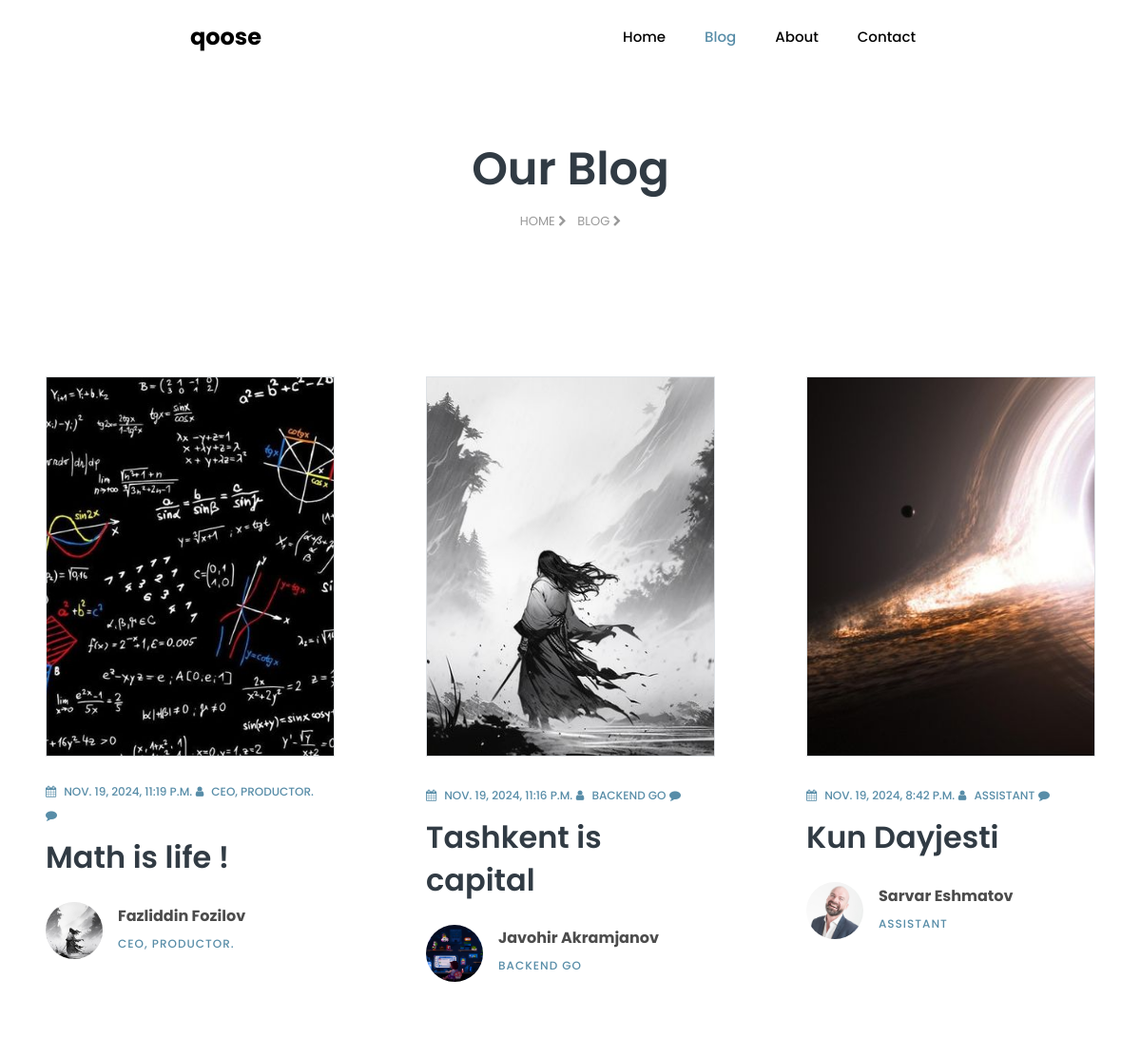
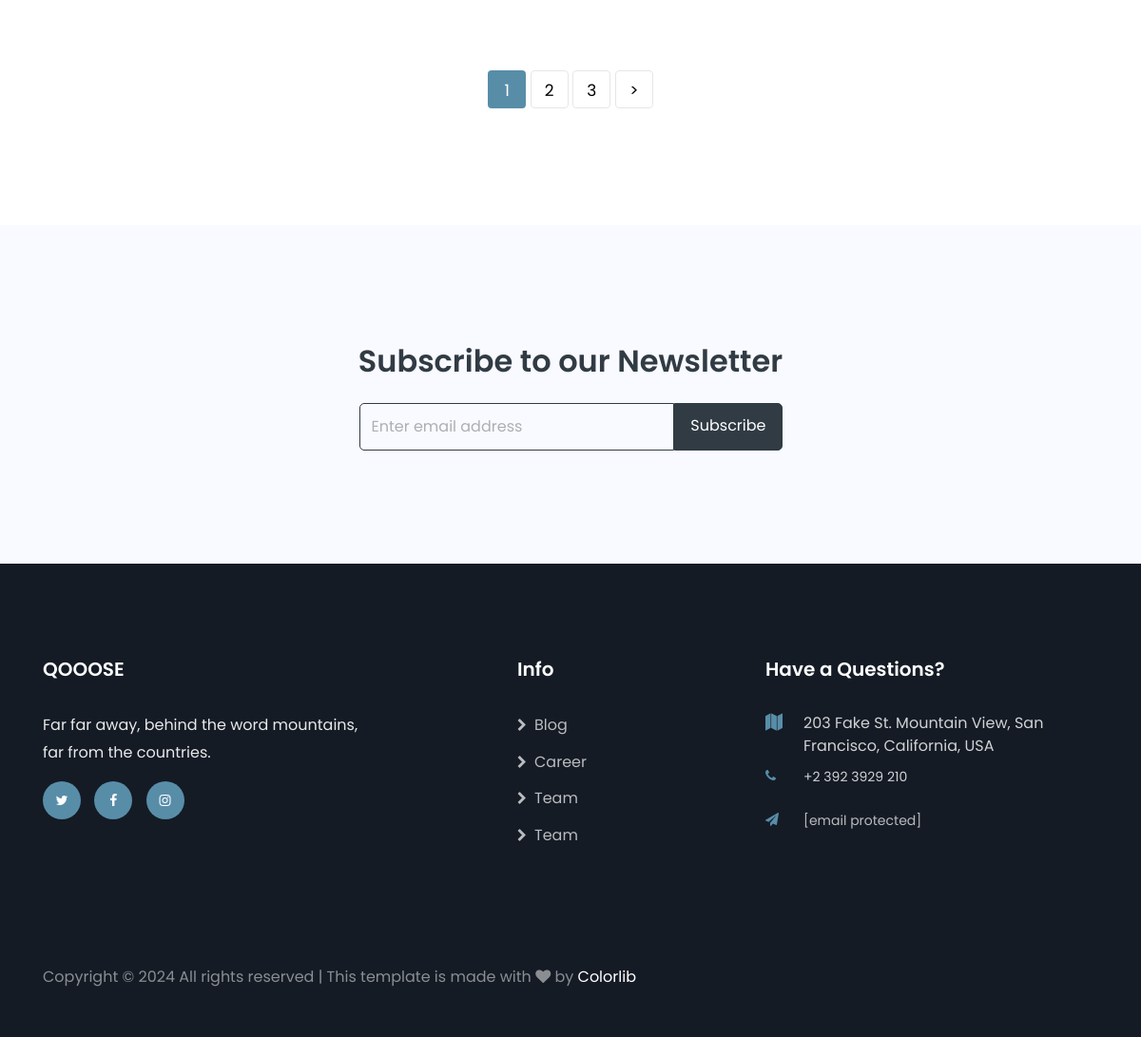
Screenshot of /blog/ with the database file from the repository (2 pictures, top to bottom).
### blog/models.py (models this page shows, shortened)
class Post(models.Model):
    title = models.CharField(max_length=25)
    tag = models.ForeignKey(Tag, on_delete= models.CASCADE)
    image = models.ImageField(upload_to='posts/')
    text = models.TextField()
    author_name = models.CharField(max_length=25)
    author_position = models.CharField(max_length=25)
    author_image = models.ImageField(upload_to='posts/')
    is_published = models.BooleanField()
    created_at = models.DateTimeField(auto_now_add=True)
    updated_at = models.DateTimeField(auto_now=True)

### blog/views.py (the view)
# urls.py: path('blog/', blog_view),
def blog_view(request):
    posts = Post.objects.filter(is_published=True).order_by('-created_at')
    paginator = Pagination(posts, 3)
    data = request.GET
    print("="*50)
    print(data.get('page'))
    print("=" * 50)
    page_numba = int(data.get('page', 1))
    d = {
        'posts': paginator.get_page(page_numba),
        'prev': page_numba - 1,
        'next': page_numba + 1,
        'nimadir': page_numba,
        'pages': range(1,paginator.pager + 1),
        'last' : paginator.the_last(page_numba),
        'first': paginator.the_first(page_numba)
    }
    return render(request, 'blog.html', context=d)

### blog/paginator.py (called while the page is built)
    def pagination(self):
        res = []
        for i in range(0, len(self.posts), self.per_page):
            r = []
            for j in range(i, i + self.per_page):
                if j >= len(self.posts):
                    break
                r.append(self.posts[j])
            res.append(r)
        return res

    def get_page(self, page_number: int):
        if page_number >= self.pager:
            return self.result[-1]
        return self.result[page_number - 1]

    def the_last(self,last):
        if last == self.pager:
            return True
        return False

    def the_first(self, first):
        if first == 1:
            return True
        return False

### templates/blog.html (shortened to what this page needs)
{% extends 'layouts/base.html' %}
{% load static %}
{% block blog %} active {% endblock %}
{% block content %}
<section class="hero-wrap hero-wrap-2">
    <div class="container">
        <div class="row no-gutters slider-text align-items-center justify-content-center">
            <div class="col-md-9 text-center ftco-animate pt-5">
                <h1 class="mb-3 bread">Our Blog</h1>
                <p class="breadcrumbs"><span class="mr-2"><a href="index.html">Home <i class="fa fa-chevron-right"></i></a></span>
                    <span>Blog <i class="fa fa-chevron-right"></i></span></p>
            </div>
        </div>
    </div>
</section>
<section class="ftco-section">
    <div class="container-fluid">
        <div class="row">
            {% for post in posts %}
            <div class="col-md-6 col-lg-4 blog-wrap blog-wrap-2 px-md-5 ftco-animate">
                <a href="/blog/{{ post.id }}" class="img img-blog w-100 border d-block"
                   style="background-image: url({{ post.image.url }});">
                </a>
                <div class="text text-2 py-4 p-0 ftco-animate">
                    <p class="meta">
                        <a href="#"><span class="fa fa-calendar mr-2"></span>{{ post.created_at }}</a>
                        <a href="#"><span class="fa fa-user mr-2"></span>{{ post.author_position }}</a>
                        <a href="#" class="meta-chat"><span class="fa fa-comment mr-2"></span> {{ post.comments_count }}</a>
                    </p>
                    <h2 class="mb-4"><a href="/blog/{{ post.id }}">{{ post.title }}</a>
                    </h2>
                    <div class="icon d-flex align-items-center">
                        <div class="img" style="background-image: url({{ post.author_image.url }});"></div>
                        <div class="position pl-3">
                            <h4 class="mb-0">{{ post.author_name }}</h4>
                            <span>{{ post.author_position }}</span>
                        </div>
                    </div>
                </div>
            </div>
            {% endfor %}
        </div>
        <div class="row mt-5">
            <div class="col text-center">
                <div class="block-27">
                    <ul>
                        {% for page in pages %}
                        {% if nimadir == page %}
                            <li class="active"><a href="/blog/?page={{ page }}">{{ page }}</a></li>
                        {% else %}
                            <li><a href="/blog/?page={{ page }}">{{ page }}</a></li>
                        {% endif %}
                        {% endfor %}
                        {% if last %}
                        {% else %}
                        <li><a href="/blog/?page={{ next }}">&gt;</a></li>
                        {% endif %}
                    </ul>
                </div>
            </div>
        </div>
    </div>
</section>
<section class="ftco-intro ftco-section bg-light">
    <div class="container">
        <div class="row justify-content-center">
            <div class="col-md-12 text-center">
                <h2>Subscribe to our Newsletter</h2>
                <div class="row justify-content-center">
                    <div class="col-md-5">
                        <form action="#" class="subscribe-form">
                            <div class="form-group d-flex">
                                <input type="text" class="form-control" placeholder="Enter email address">
                                <input type="submit" value="Subscribe" class="submit px-3">
                            </div>
                        </form>
                    </div>
                </div>
            </div>
        </div>
    </div>
</section>
{% endblock %}

### templates/layouts/base.html (shortened to what this page needs)
<!DOCTYPE html>
<html lang="en">
{% load static %}
<head>
    <link rel="stylesheet" href="https://stackpath.bootstrapcdn.com/font-awesome/4.7.0/css/font-awesome.min.css">
    <link rel="stylesheet" href="{% static 'css/animate.css' %}">
    <link rel="stylesheet" href="{% static 'css/owl.carousel.min.css' %}">
    <link rel="stylesheet" href="{% static 'css/owl.theme.default.min.css' %}">
    <link rel="stylesheet" href="{% static 'css/magnific-popup.css' %}">
    <link rel="stylesheet" href="{% static 'css/flaticon.css' %}">
    <link rel="stylesheet" href="{% static 'css/style.css' %}">
</head>
<body>
<nav class="navbar navbar-expand-lg navbar-dark ftco_navbar bg-dark ftco-navbar-light" id="ftco-navbar">
    <div class="container">
        <a class="navbar-brand" href="/">qoose</a>
        <div class="collapse navbar-collapse" id="ftco-nav">
            <ul class="navbar-nav ml-auto">
                <li class="nav-item {% block home %} {% endblock %}"><a href="/" class="nav-link">Home</a></li>
                <li class="nav-item {% block blog %} {% endblock %}"><a href="/blog" class="nav-link">Blog</a></li>
                <li class="nav-item {% block about %} {% endblock %}"><a href="/about" class="nav-link">About</a></li>
                <li class="nav-item {% block contact %} {% endblock %}"><a href="/contact" class="nav-link">Contact</a></li>
            </ul>
        </div>
    </div>
</nav>
{% block content %}
{% endblock %}
<footer class="ftco-footer">
    <div class="container">
        <div class="row mb-5 justify-content-between">
            <div class="col-sm-12 col-md-4">
                <div class="ftco-footer-widget mb-4">
                    <h2 class="ftco-heading-2 logo"><a href="#">QOOOSE</a></h2>
                    <p>Far far away, behind the word mountains, far from the countries.</p>
                    <ul class="ftco-footer-social list-unstyled mt-2">
                        <li class="ftco-animate"><a href="#"><span class="fa fa-twitter"></span></a></li>
                        <li class="ftco-animate"><a href="#"><span class="fa fa-facebook"></span></a></li>
                        <li class="ftco-animate"><a href="#"><span class="fa fa-instagram"></span></a></li>
                    </ul>
                </div>
            </div>
            <div class="col-sm-12 col-md-2">
                <div class="ftco-footer-widget mb-4 ml-md-4">
                    <h2 class="ftco-heading-2">Info</h2>
                    <ul class="list-unstyled">
                        <li><a href="#"><span class="fa fa-chevron-right mr-2"></span>Blog</a></li>
                        <li><a href="#"><span class="fa fa-chevron-right mr-2"></span>Career</a></li>
                        <li><a href="#"><span class="fa fa-chevron-right mr-2"></span>Team</a></li>
                        <li><a href="#"><span class="fa fa-chevron-right mr-2"></span>Team</a></li>
                    </ul>
                </div>
            </div>
            <div class="col-sm-12 col-md-4">
                <div class="ftco-footer-widget mb-4">
                    <h2 class="ftco-heading-2">Have a Questions?</h2>
                    <div class="block-23 mb-3">
                        <ul>
                            <li><span class="icon fa fa-map marker"></span><span class="text">203 Fake St. Mountain View, San Francisco, California, USA</span>
                            </li>
                            <li><a href="#"><span class="icon fa fa-phone"></span><span
                                    class="text">+2 392 3929 210</span></a></li>
                            <li><a href="#"><span class="icon fa fa-paper-plane pr-4"></span><span class="text"><span
                                    class="__cf_email__" data-cfemail="553c3b333a152c3a2027313a38343c3b7b363a38">[email&#160;protected]</span></span></a>
                            </li>
                        </ul>
                    </div>
                </div>
            </div>
        </div>
    </div>
    <div class="container-fluid px-0 py-5 bg-black">
        <div class="container">
            <div class="row">
                <div class="col-md-12">
                    <p class="mb-0" style="color: rgba(255,255,255,.5);">Copyright &copy;
                        All rights reserved | This template is made with <i class="fa fa-heart color-danger"
                                                                            aria-hidden="true"></i> by <a
                                href="https://colorlib.com/" target="_blank" rel="nofollow noopener">Colorlib</a>
                        </p>
                </div>
            </div>
        </div>
    </div>
</footer>
</body>
</html>

### rows the page displays
Post: image (picture), created_at "NOV. 19, 2024, 11:19 P.M.", author_position "CEO, PRODUCTOR.", title "Math is life !", author_image (picture), author_name "Fazliddin Fozilov"
Post: image (picture), created_at "NOV. 19, 2024, 11:16 P.M.", author_position "BACKEND GO", title "Tashkent is capital", author_image (picture), author_name "Javohir Akramjanov"
Post: image (picture), created_at "NOV. 19, 2024, 8:42 P.M.", author_position "ASSISTANT", title "Kun Dayjesti", author_image (picture), author_name "Sarvar Eshmatov"

### other values shown
{{ page }} "1"
{{ page }} "2" "3"
